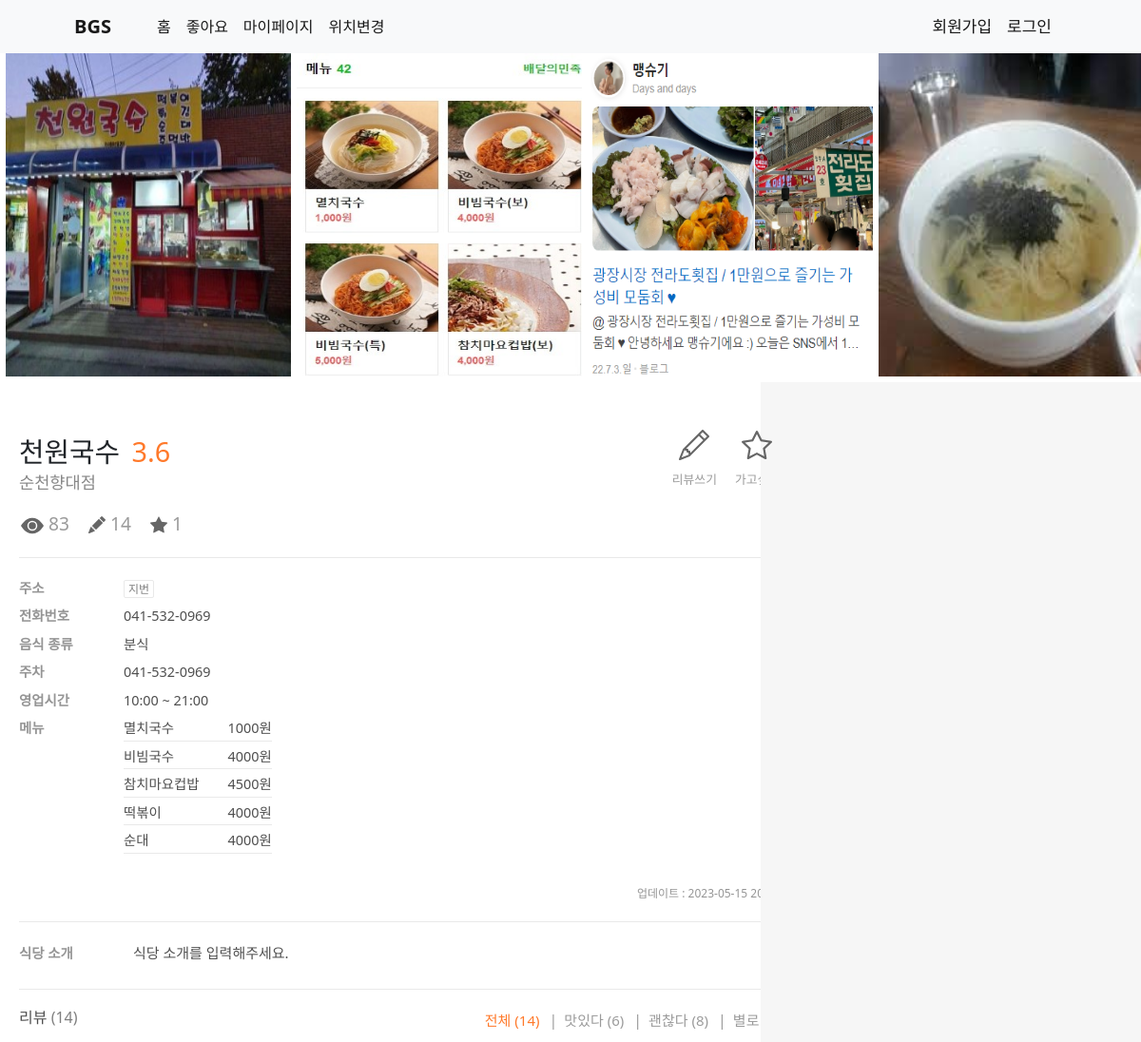
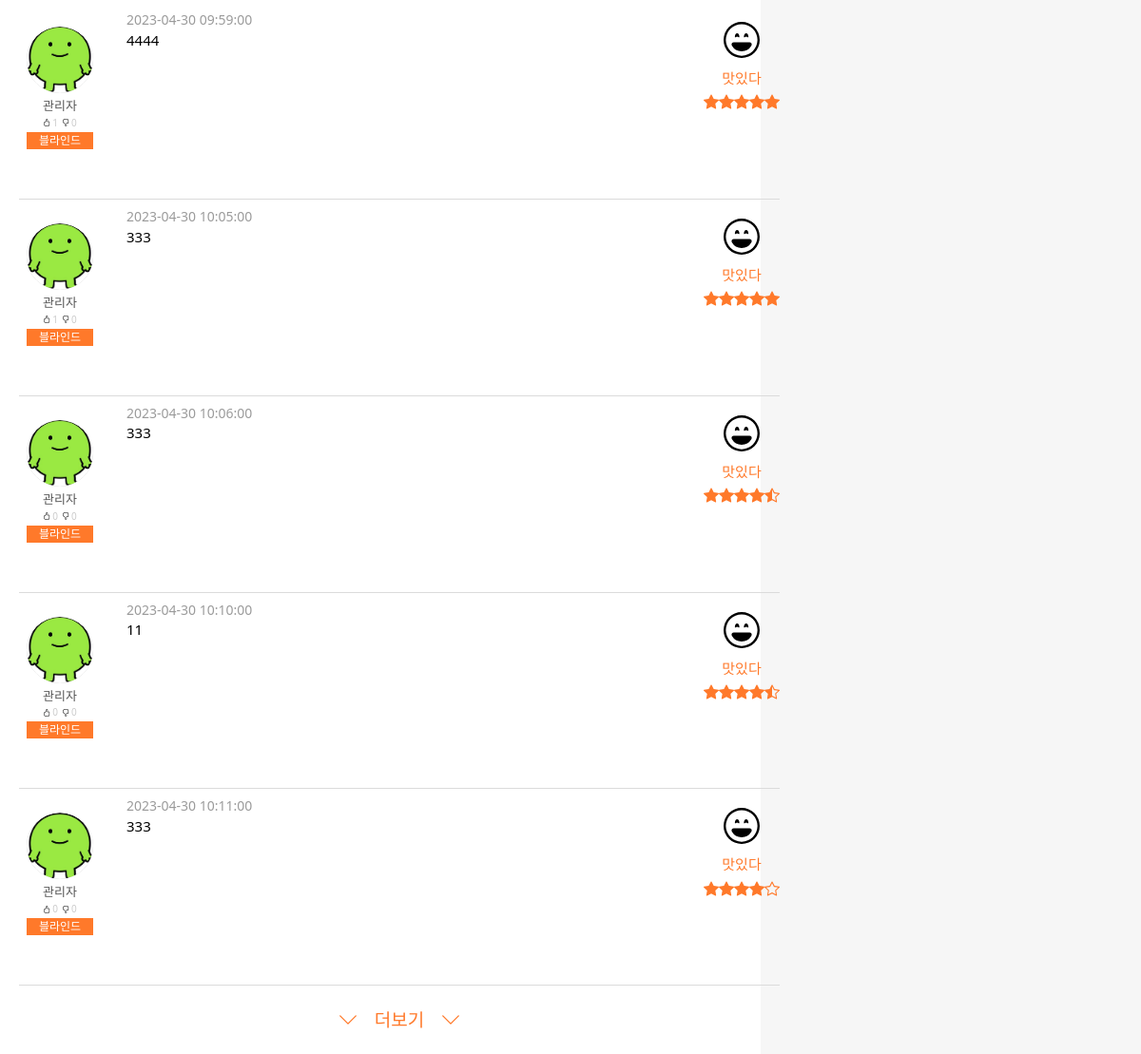
Screenshot of /foodpage.php?no=4 with the database file from the repository (2 pictures, top to bottom).
### tables this page shows
CREATE TABLE `food_img` (
  `num` int(11) NOT NULL AUTO_INCREMENT,
  `db_filename` varchar(100) NOT NULL,
  `fdnum` int(10) DEFAULT NULL,
  PRIMARY KEY (`num`),
  KEY `FK_food_img_food` (`fdnum`),
  CONSTRAINT `FK_food_img_food` FOREIGN KEY (`fdnum`) REFERENCES `food` (`num`) ON DELETE CASCADE ON UPDATE CASCADE
);

CREATE TABLE `food` (
  `num` int(11) NOT NULL AUTO_INCREMENT,
  `like_num` int(11) DEFAULT NULL,
  `count` int(11) DEFAULT NULL,
  `star_num` float DEFAULT NULL,
  `name` varchar(30) DEFAULT NULL,
  `branch` varchar(50) DEFAULT NULL,
  `time` varchar(30) DEFAULT NULL,
  `restday` varchar(50) DEFAULT NULL,
  `tnum` varchar(30) DEFAULT NULL,
  `type` varchar(30) DEFAULT NULL,
  `parking` varchar(50) DEFAULT NULL,
  `regist_day` varchar(20) DEFAULT NULL,
  `lat` double DEFAULT NULL,
  `lng` double DEFAULT NULL,
  `image` varchar(100) DEFAULT '그림01.jpg',
  `area_do` varchar(50) DEFAULT NULL,
  `area_si` varchar(50) DEFAULT NULL,
  `restaurant_introduction` varchar(500) DEFAULT NULL,
  PRIMARY KEY (`num`)
);

CREATE TABLE `food_menu` (
  `num` int(11) NOT NULL AUTO_INCREMENT,
  `menu` varchar(100) NOT NULL,
  `price` int(20) NOT NULL,
  `fdnum` int(10) DEFAULT NULL,
  PRIMARY KEY (`num`),
  KEY `FK_food_menu_food` (`fdnum`),
  CONSTRAINT `FK_food_menu_food` FOREIGN KEY (`fdnum`) REFERENCES `food` (`num`) ON DELETE CASCADE ON UPDATE CASCADE
);

CREATE TABLE `review` (
  `num` int(11) NOT NULL AUTO_INCREMENT,
  `id` int(11) DEFAULT NULL,
  `userid` varchar(15) DEFAULT NULL,
  `name` varchar(20) DEFAULT NULL,
  `story` text DEFAULT NULL,
  `redate` datetime DEFAULT NULL,
  `star_rate` float DEFAULT NULL,
  PRIMARY KEY (`num`),
  KEY `FK_review_food` (`id`),
  KEY `FK_review_member` (`userid`),
  CONSTRAINT `FK_review_food` FOREIGN KEY (`id`) REFERENCES `food` (`num`) ON DELETE CASCADE ON UPDATE CASCADE,
  CONSTRAINT `FK_review_member` FOREIGN KEY (`userid`) REFERENCES `member` (`id`) ON DELETE CASCADE ON UPDATE CASCADE
);

### foodpage.php (the view, shortened to what the rows shown need)
<?php
 include "./lib/dbconn.php";
 $userid="";
 $num=$_GET['no'];
 $sql="SELECT * from food_img where fdnum='$num'";
 $result= mysqli_query($conn,$sql);
 $sql2="SELECT AVG(star_rate) from review where id='$num'";
 $result2= mysqli_query($conn,$sql2);
 $row2=$result2->fetch_assoc();
 $avg_math = $row2['AVG(star_rate)'];
 $avg_math_formatted = number_format($avg_math, 1);
 $sql7 = "UPDATE food SET star_num = $avg_math_formatted WHERE num = '$num'";
 mysqli_query($conn, $sql7);
 $sql3="SELECT * from food where num='$num'";
 $result3=mysqli_query($conn,$sql3);
 $row3=$result3->fetch_assoc();
 $sql4="SELECT * from food_menu where fdnum='$num'";
 $result4=mysqli_query($conn,$sql4);
 $sql5= "SELECT * FROM review where id='$num'&& userid NOT IN(SELECT yourid FROM blind where myid='$userid')";
 $result5= $conn->query($sql5);
 $sq = "SELECT COUNT(*) AS goodcount FROM review WHERE id='$num'&& star_rate>=4 && star_rate<=5 && userid NOT IN(SELECT yourid FROM blind where myid='$userid')";
 $res = mysqli_query($conn, $sq);
 $ro = $res -> fetch_assoc();
 $sq2 = "SELECT COUNT(*) AS goodcount FROM review WHERE id='$num'&& star_rate>=2 && star_rate<4 && userid NOT IN(SELECT yourid FROM blind where myid='$userid')";
 $res2 = mysqli_query($conn, $sq2);
 $ro2 = $res2 -> fetch_assoc();
 $sq3 = "SELECT COUNT(*) AS goodcount FROM review WHERE id='$num'&& star_rate>=0 && star_rate<2 && userid NOT IN(SELECT yourid FROM blind where myid='$userid')";
 $res3 = mysqli_query($conn, $sq3);
 $ro3 = $res3 -> fetch_assoc();
 $total=$ro['goodcount']+$ro2['goodcount']+$ro3['goodcount'];
?>
<!DOCTYPE html>
<html lang="ko">
<head>
  <link href="css/styles.css" rel="stylesheet">
  <link href="./css/food_page.css" rel="stylesheet">
</head>
<body>
  <div id="container">
    <div id="images">
      <div id="imgShow">
        <?php
        while($row=$result -> fetch_assoc()){
        ?>
        <div class="imgwrap">
          <img src="./fimg/<?=$row['db_filename']?>" alt="">
        </div>
        <?php
        } ?>
      </div>
    </div>
    <div id="content">
      <div id="lside_wrap">
        <div id="inner">
          <div id="restaurant_detail">
            <div class="restaurant_header">
              <div class="restaurant_title">
                <div class="title_wrap">
                  <h1 class="restaurant_name"><?=$row3['name']?></h1>
                  <strong class="rate_point"><?=$avg_math_formatted?></strong>
                  <p class="branch">순천향대점</p>
                </div>
              </div>
              <div class="status">
                <span class="cnt">
                  <i class="eye_fill"></i>
                  <span><?=$row3['count']?></span>
                </span>
              </div>
            </div>
            <table class="info no_menu">
              <tbody>
                <tr class="only_desktop">
                  <th>주소</th>
                </tr>
                <tr class="only_desktop">
                  <th>전화번호</th>
                  <?php
                  if($row3['tnum']){
                  ?><td><?=$row3['tnum']?></td><?php
                  }
                  else{
                    ?><td>정보가 없습니다.</td><?php
                  }
                  ?>
                <tr>
                  <th>음식 종류</th>
                  <?php
                  if($row3['type']){
                  ?><td><?=$row3['type']?></td><?php
                  }
                  else{
                    ?><td>정보가 없습니다.</td><?php
                  }
                  ?>
                </tr>
                <tr>
                  <th>주차</th>
                  <?php
                  if($row3['tnum']){
                  ?><td><?=$row3['tnum']?></td><?php
                  }
                  else{
                    ?><td>정보가 없습니다.</td><?php
                  }
                  ?>
                </tr>
                <tr>
                  <th>영업시간</th>
                  <?php
                  if($row3['time']){
                  ?><td><?=$row3['time']?></td><?php
                  }
                  else{
                    ?><td>정보가 없습니다.</td><?php
                  }
                  ?>
                </tr>
                <tr>
                  <th>메뉴</th>
                  <?php
                  if($row3['tnum']){
                      ?><td>
                      <?php
                    while($row4=$result4 -> fetch_assoc()){
                    ?>
                    <ul class="restaurant_MenuList">
                      <li class="restaurant_MenuItem">
                        <span class="restaurant_Menu"><?=$row4['menu']?></span>
                        <span class="restaurant_MenuPrice"><?=$row4['price']?>원</span>
                      </li>
                    </ul>
                    <?php
                    } ?>
                  </td>
                  <?php
                  }
                  else{
                    ?><td>정보가 없습니다.</td><?php
                  }
                  ?>
                </tr>
              </tbody>
            </table>
            <p class="update">업데이트 : <?=$row3['regist_day']?></p>
          </div>
          <div id="restaurant_reviewList">
            <div class="restaurant_reviewList_header">
              <h2 class="restaurant_reviewList_title">
                <span class="only_desktop">리뷰</span>
                <span class="restaurant_reviewList_count" style="color: #7f7f7f;"><?=$total?></span>
              </h2>
            </div>
            <ul id="review_content" class="restaurant_reviewList_content">
            <?php
            while($row5=$result5->fetch_assoc()){
              $renum=$row5['num'];
              $sql8= "SELECT * FROM like_review where renum='$renum'&& userid='$userid'";
              $result8= $conn->query($sql8);
              $row8 = $result8 -> fetch_assoc();
              $sql9= "SELECT * FROM hate_review where renum='$renum'&& userid='$userid'";
              $result9= $conn->query($sql9);
              $row9 = $result9 -> fetch_assoc();
              $sql11 = "SELECT COUNT(*) AS likecount FROM like_review WHERE renum='$renum'";
              $result11 = mysqli_query($conn, $sql11);
              $row11 = $result11 -> fetch_assoc();
              $sql12 = "SELECT COUNT(*) AS hatecount FROM hate_review WHERE renum='$renum'";
              $result12 = mysqli_query($conn, $sql12);
              $row12 = $result12 -> fetch_assoc();
              $rating=$row5['star_rate'];
             ?>
              <li class="restaurant_reviewList_reviewItem">
                <div class="restaurant_reviewItem_link">
                  <div class="restaurant_reviewItem_user">
                    <div class="restaurant_reviewItem_userPicturewrap">
                      <img class="restaurant_reviewItem_userPicture" src="../review/image/그림01.jpg" alt="user profile picture">
                    </div>
                    <span class="restaurant_reviewItem_userNickname"><?= $row5['name']?></span>
                    <ul class="restaurant_reviewItem_userStat">
                    <?php
                        if(!$row9&&$row8){ ?>
                          <li><button class="restaurant_reviewItem_userStatItem userStatItem_like_1" onclick="window.location.href='./review/like_review_cancle.php?like=<?=$renum?>&like_id=<?=$row5['userid']?>'"><?=$row11['likecount']?></button></li>
                          <li><button class="restaurant_reviewItem_userStatItem userStatItem_hate"><?=$row12['hatecount']?></button></li>
                        <?php }
                        else if(!$row9&&!$row8){
                          ?>
                          <li><button class="restaurant_reviewItem_userStatItem userStatItem_like" onclick="window.location.href='./review/like_review.php?like=<?=$renum?>&like_id=<?=$row5['userid']?>'"><?=$row11['likecount']?></button></li>
                          <li><button class="restaurant_reviewItem_userStatItem userStatItem_hate" onclick="window.location.href='./review/hate_review.php?hate=<?=$renum?>&hate_id=<?=$row5['userid']?>'"><?=$row12['hatecount']?></button></li>
                        <?php
                        }
                    ?>
                    </ul>
                    <?php
                    if($userid!=$row5['userid']){
                      ?>
                      <button class="restaurant_reviewItem_userBlind only_desktop" onclick="window.location.href='./blind.php?yourid=<?=$row5['userid']?>'">블라인드</button>
                      <?php
                    }
                    ?>
                  </div>
                  <a class="restaurant_reviewItem_content" href="naver.com" style="text-decoration:none;">
                    <div class="restaurant_reviewItem_textWrap">
                      <p class="restaurant_reviewItem_text"><?= $row5['story']?></p>
                      <span class="restaurant_reviewItem_Date"><?= $row5['redate']?></span>
                    </div>
                  </a>
                  <?php
                  if($rating >= 4 && $rating <= 5){
                    ?>
                  <div class="restaurant_reviewItem_Rating Rating_Recommend">
                    <span class="restaurant_reviewItem_RatingText">맛있다</span>
                    <span class="only_desktop">
                    <?php
                    for ($i = 1; $i <= 5; $i++) {
                        if ($i <= $rating) {
                            ?><svg xmlns="http://www.w3.org/2000/svg" width="16" height="16" fill="#ff792a" class="bi bi-star-fill" viewBox="0 0 16 16">
                            <path d="M3.612 15.443c-.386.198-.824-.149-.746-.592l.83-4.73L.173 6.765c-.329-.314-.158-.888.283-.95l4.898-.696L7.538.792c.197-.39.73-.39.927 0l2.184 4.327 4.898.696c.441.062.612.636.282.95l-3.522 3.356.83 4.73c.078.443-.36.79-.746.592L8 13.187l-4.389 2.256z"/>
                          </svg><?php
                        } elseif ($i == ceil($rating) && $rating != floor($rating)) {
                            ?><span><?php
                        } else {
                            ?><span><?php
                        }
                    }
                    ?>
                    </span>
                  </div>
                  <?php
                  }
                  ?>
                </div>
              </li>
            <?php
            }
            ?>
            </ul>
          </div>
        </div>
      </div>
    </div>
  </div>
</body>
</html>

### rows the page displays
food_img: db_filename (picture)
food_img: db_filename (picture)
food_img: db_filename (picture)
food_img: db_filename (picture)
food: name "천원국수", count "83", tnum "041-532-0969", type "분식", time "10:00 ~ 21:00", regist_day "2023-05-15 20:55"
food_menu: menu "멸치국수", price "1000"
food_menu: menu "비빔국수", price "4000"
food_menu: menu "참치마요컵밥", price "4500"
food_menu: menu "떡볶이", price "4000"
food_menu: menu "순대", price "4000"
review: name "관리자", likecount "1", hatecount "0", story "4444", redate "2023-04-30 09:59:00", star_rate 5 (drawn)
review: name "관리자", likecount "1", hatecount "0", story "333", redate "2023-04-30 10:05:00", star_rate 5 (drawn)
review: name "관리자", likecount "0", hatecount "0", story "333", redate "2023-04-30 10:06:00", star_rate 4.5 (drawn)
review: name "관리자", likecount "0", hatecount "0", story "11", redate "2023-04-30 10:10:00", star_rate 4.5 (drawn)
review: name "관리자", likecount "0", hatecount "0", story "333", redate "2023-04-30 10:11:00", star_rate 4 (drawn)

### other values shown
$avg_math_formatted "3.6"
$total "14"
$ro4['likeview'] "1"
$ro['goodcount'] "6"
$ro2['goodcount'] "8"
